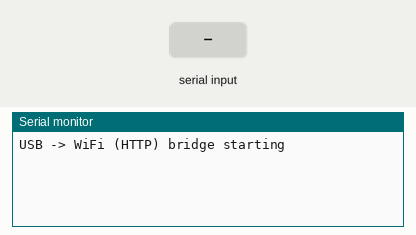
This sketch was run on a simulated ESP32-S3. Shown: the last lines printed to the serial monitor. The inputs (shaded band) are chosen by the test bench. WiFi joins after 1.5 s; servers stay silent unless stated; uploads are accepted with an empty reply.

Above: at 2.4 s.
2.5 s: "\"\n" received over Serial
At 3.7 s:
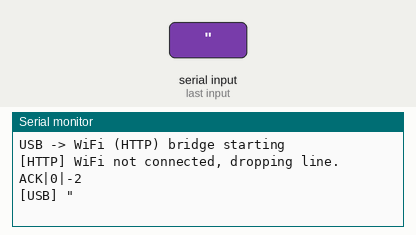
4.0 s: "1\n" received over Serial
At 4.8 s:
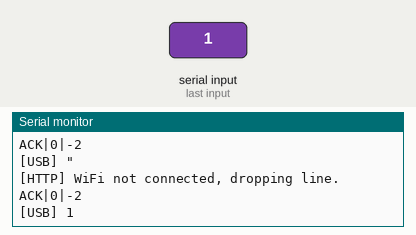
6.5 s: "0\n" received over Serial
At 7.1 s:
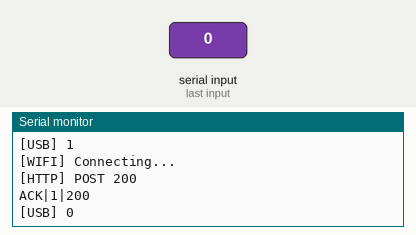

The sketch:

usb_wifi_bridge.ino
```cpp
#include <WiFi.h>
#include <HTTPClient.h>

// -----------------------------
// User configuration
// -----------------------------
static const char* WIFI_SSID = "Max’s iPhone";
static const char* WIFI_PASS = "maxhotspot";

// Example: "http://192.168.1.50:5000/ingest"
static const char* SERVER_URL = "http://192.168.1.100:5000/ingest";
static const char* DEVICE_ID = "esp32s3-feather";

// Tune these if needed.
static const uint32_t WIFI_RETRY_MS = 5000;
static const size_t LINE_BUFFER_MAX = 512;
static const uint32_t HTTP_TIMEOUT_MS = 4000;

// -----------------------------
// Internal state
// -----------------------------
String lineBuffer;
uint32_t lastWifiAttemptMs = 0;

void ensureWiFiConnected() {
  if (WiFi.status() == WL_CONNECTED) {
    return;
  }

  uint32_t now = millis();
  if (now - lastWifiAttemptMs < WIFI_RETRY_MS) {
    return;
  }

  lastWifiAttemptMs = now;
  Serial.println("[WIFI] Connecting...");

  WiFi.disconnect(true);
  WiFi.mode(WIFI_STA);
  WiFi.begin(WIFI_SSID, WIFI_PASS);
}

String jsonEscape(const String& input) {
  String out;
  out.reserve(input.length() + 8);

  for (size_t i = 0; i < input.length(); ++i) {
    char c = input[i];

    if (c == '\\' || c == '"') {
      out += '\\';
      out += c;
    } else if (c == '\n') {
      out += "\\n";
    } else if (c == '\r') {
      out += "\\r";
    } else if (static_cast<uint8_t>(c) < 0x20) {
      out += ' ';
    } else {
      out += c;
    }
  }

  return out;
}

void sendAckToUsb(bool ok, int httpCode) {
  Serial.printf("ACK|%d|%d\n", ok ? 1 : 0, httpCode);
}

void forwardLineToServer(const String& rawLine) {
  if (WiFi.status() != WL_CONNECTED) {
    Serial.println("[HTTP] WiFi not connected, dropping line.");
    sendAckToUsb(false, -2);
    return;
  }

  String line = jsonEscape(rawLine);
  String payload;
  payload.reserve(line.length() + 96);
  payload = "{\"device\":\"";
  payload += DEVICE_ID;
  payload += "\",\"source\":\"usb\",\"millis\":";
  payload += String(millis());
  payload += ",\"line\":\"";
  payload += line;
  payload += "\"}";

  HTTPClient http;
  http.setTimeout(HTTP_TIMEOUT_MS);
  http.begin(SERVER_URL);
  http.addHeader("Content-Type", "application/json");

  int code = http.POST(payload);
  if (code > 0) {
    Serial.printf("[HTTP] POST %d\n", code);
    sendAckToUsb(code >= 200 && code < 300, code);
  } else {
    Serial.printf("[HTTP] POST failed: %s\n", http.errorToString(code).c_str());
    sendAckToUsb(false, code);
  }

  http.end();
}

void setup() {
  // USB CDC serial on ESP32-S3 Feather.
  Serial.begin(115200);

  // Allow time for host serial monitor to attach after reset.
  delay(1200);

  Serial.println();
  Serial.println("USB -> WiFi (HTTP) bridge starting");

  WiFi.mode(WIFI_STA);
  WiFi.setAutoReconnect(true);

  lineBuffer.reserve(LINE_BUFFER_MAX);
}

void loop() {
  ensureWiFiConnected();

  // Read USB serial bytes and frame on newline.
  while (Serial.available() > 0) {
    char c = static_cast<char>(Serial.read());

    if (c == '\r') {
      continue;
    }

    if (c == '\n') {
      if (lineBuffer.length() > 0) {
        forwardLineToServer(lineBuffer);
        Serial.printf("[USB] %s\n", lineBuffer.c_str());
        lineBuffer = "";
      }
      continue;
    }

    // Drop overly long lines to avoid unbounded memory growth.
    if (lineBuffer.length() >= LINE_BUFFER_MAX) {
      Serial.println("[WARN] Input line too long, clearing buffer.");
      lineBuffer = "";
      continue;
    }

    lineBuffer += c;
  }

  delay(2);
}
```

Measured:
- after the input at 2.5 s, the serial monitor: prints a new line at once (image 1)
- after the input at 4.0 s, the serial monitor: prints a new line at once (image 2)
- after the input at 6.5 s, the serial monitor: prints a new line after 0.20 s (image 3)
